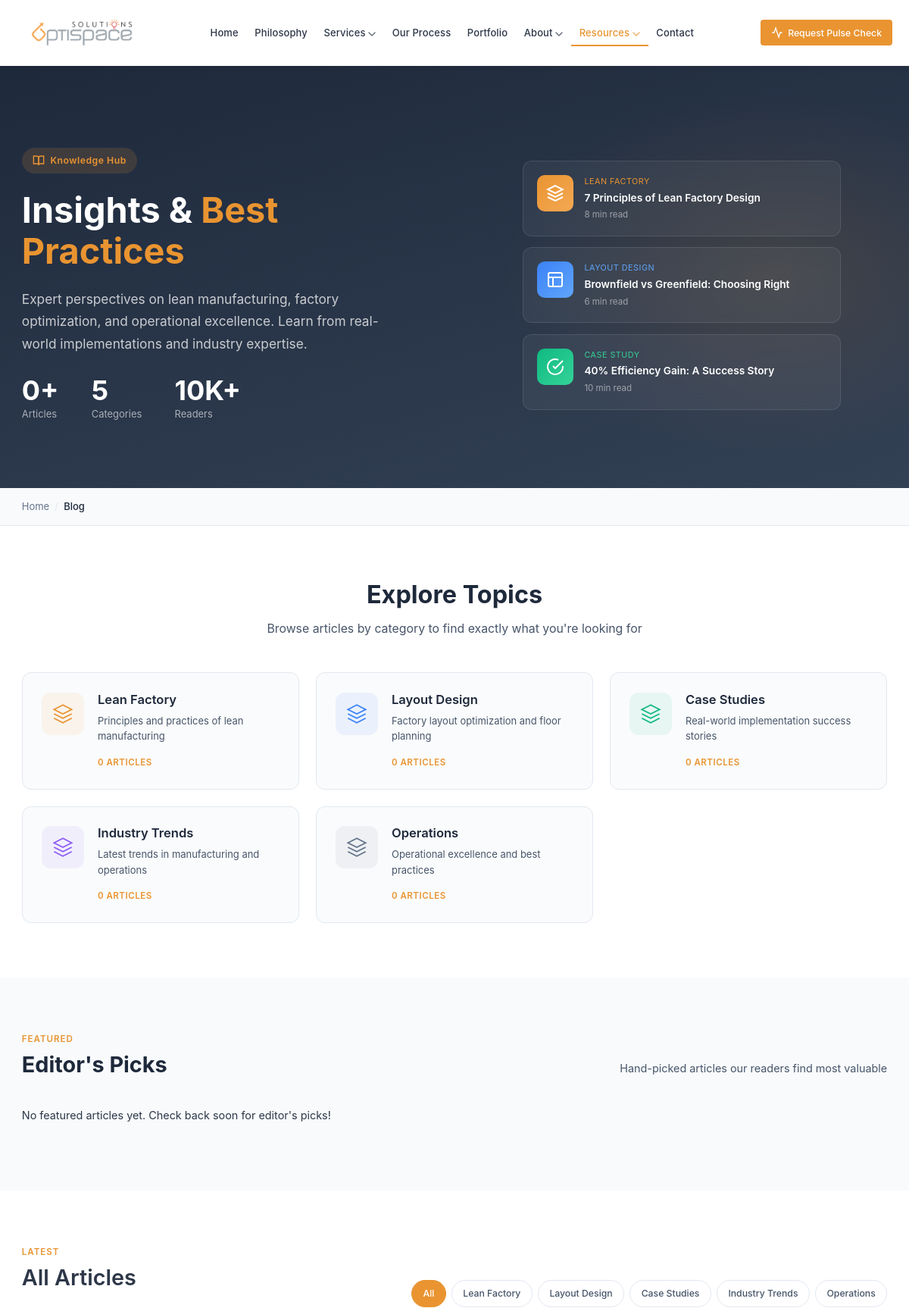
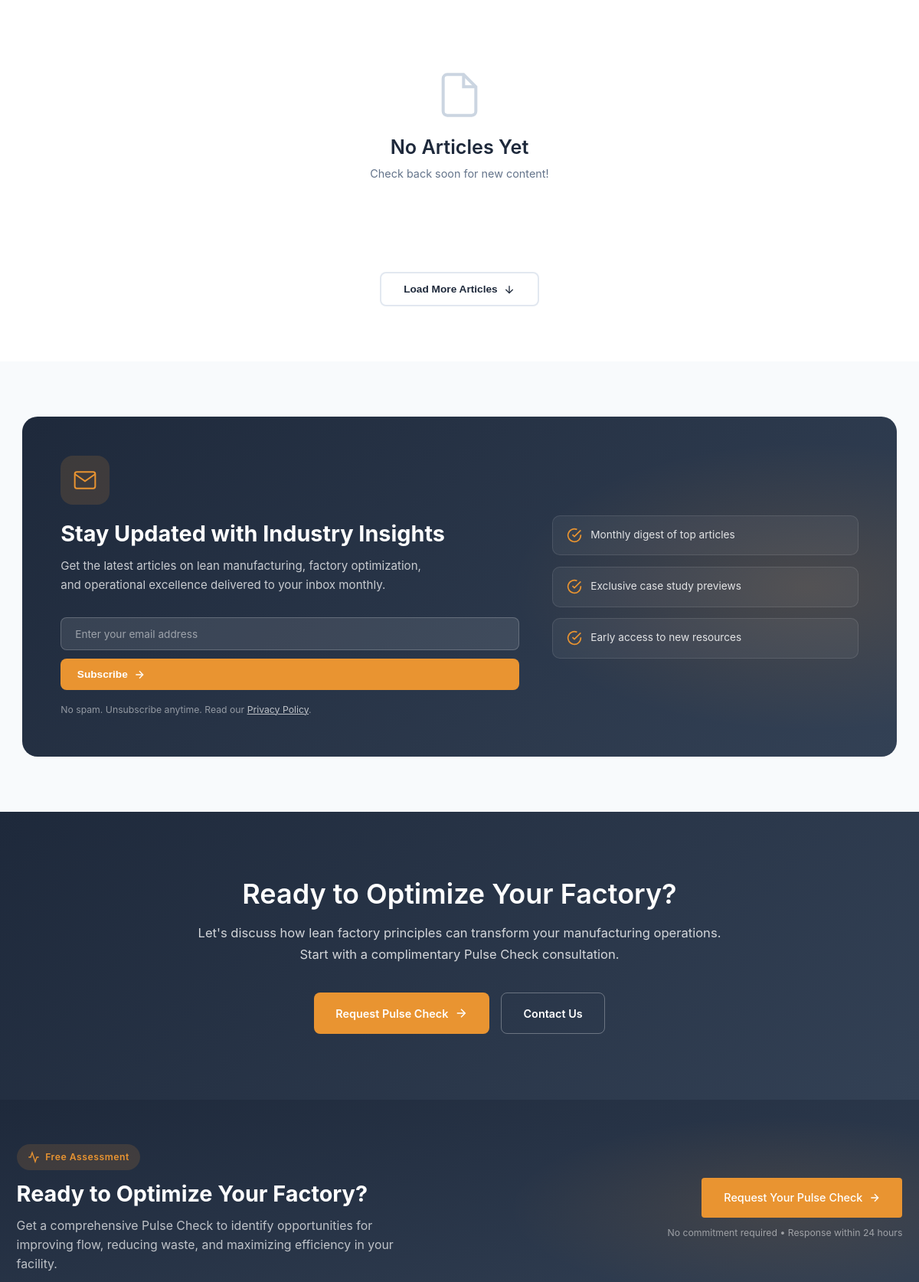
/blogs.php (upper part), run on the app's committed database (2 pictures, top to bottom).
### tables this page shows
CREATE TABLE IF NOT EXISTS blog_categories (
    id INT AUTO_INCREMENT PRIMARY KEY,
    name VARCHAR(100) NOT NULL,
    slug VARCHAR(100) NOT NULL UNIQUE,
    description TEXT DEFAULT NULL,
    color VARCHAR(20) DEFAULT '#E99431',
    icon VARCHAR(50) DEFAULT 'book',
    sort_order INT DEFAULT 0,
    is_active TINYINT(1) DEFAULT 1,
    created_at TIMESTAMP DEFAULT CURRENT_TIMESTAMP,
    updated_at TIMESTAMP DEFAULT CURRENT_TIMESTAMP ON UPDATE CURRENT_TIMESTAMP
);

### blogs.php (the view, shortened to what the rows shown need)
<?php
$conn = getDBConnection();
$categorySlug = $_GET['category'] ?? '';
$categoryInfo = null;
$categories = $conn->query("
    SELECT c.*, COUNT(b.id) as blog_count
    FROM blog_categories c
    LEFT JOIN blogs b ON c.id = b.category_id AND b.is_published = 1
    WHERE c.is_active = 1
    GROUP BY c.id
    ORDER BY c.sort_order, c.name
");
include 'includes/header.php';
?>
<section class="blog-hero">
    <div class="blog-hero-inner">
        <div class="blog-hero-content">
            <h1>Insights & <span>Best Practices</span></h1>
        </div>
    </div>
</section>
<section class="categories-section">
    <div class="blog-container">
        <div class="categories-header">
            <h2>Explore Topics</h2>
        </div>
        <div class="categories-grid">
            <?php
            $categoryIcons = [
                'lean-factory' => '<path d="M12 2L2 7l10 5 10-5-10-5z"/><path d="M2 17l10 5 10-5"/><path d="M2 12l10 5 10-5"/>',
                'layout-design' => '<rect x="3" y="3" width="18" height="18" rx="2"/><path d="M3 9h18"/><path d="M9 21V9"/>',
                'case-studies' => '<path d="M22 11.08V12a10 10 0 1 1-5.93-9.14"/><polyline points="22 4 12 14.01 9 11.01"/>',
                'industry-trends' => '<path d="M21 16V8a2 2 0 0 0-1-1.73l-7-4a2 2 0 0 0-2 0l-7 4A2 2 0 0 0 3 8v8a2 2 0 0 0 1 1.73l7 4a2 2 0 0 0 2 0l7-4A2 2 0 0 0 21 16z"/><polyline points="3.27 6.96 12 12.01 20.73 6.96"/><line x1="12" y1="22.08" x2="12" y2="12"/>',
                'operations' => '<circle cx="12" cy="12" r="3"/><path d="M19.4 15a1.65 1.65 0 0 0 .33 1.82l.06.06a2 2 0 0 1 0 2.83 2 2 0 0 1-2.83 0l-.06-.06a1.65 1.65 0 0 0-1.82-.33 1.65 1.65 0 0 0-1 1.51V21a2 2 0 0 1-2 2 2 2 0 0 1-2-2v-.09A1.65 1.65 0 0 0 9 19.4a1.65 1.65 0 0 0-1.82.33l-.06.06a2 2 0 0 1-2.83 0 2 2 0 0 1 0-2.83l.06-.06a1.65 1.65 0 0 0 .33-1.82 1.65 1.65 0 0 0-1.51-1H3a2 2 0 0 1-2-2 2 2 0 0 1 2-2h.09A1.65 1.65 0 0 0 4.6 9a1.65 1.65 0 0 0-.33-1.82l-.06-.06a2 2 0 0 1 0-2.83 2 2 0 0 1 2.83 0l.06.06a1.65 1.65 0 0 0 1.82.33H9a1.65 1.65 0 0 0 1-1.51V3a2 2 0 0 1 2-2 2 2 0 0 1 2 2v.09a1.65 1.65 0 0 0 1 1.51 1.65 1.65 0 0 0 1.82-.33l.06-.06a2 2 0 0 1 2.83 0 2 2 0 0 1 0 2.83l-.06.06a1.65 1.65 0 0 0-.33 1.82V9a1.65 1.65 0 0 0 1.51 1H21a2 2 0 0 1 2 2 2 2 0 0 1-2 2h-.09a1.65 1.65 0 0 0-1.51 1z"/>'
            ];
            $colorClasses = ['orange', 'blue', 'green', 'purple', 'gray'];
            $colorIndex = 0;
            $categories->data_seek(0);
            while ($cat = $categories->fetch_assoc()):
                $iconSvg = $categoryIcons[$cat['slug']] ?? '<path d="M12 2L2 7l10 5 10-5-10-5z"/><path d="M2 17l10 5 10-5"/><path d="M2 12l10 5 10-5"/>';
                $colorClass = $colorClasses[$colorIndex % count($colorClasses)];
                $colorIndex++;
            ?>
            <a href="?category=<?php echo urlencode($cat['slug']); ?>" class="category-card">
                <div class="category-icon <?php echo $colorClass; ?>">
                    <svg viewBox="0 0 24 24" fill="none" stroke="currentColor" stroke-width="1.5">
                        <?php echo $iconSvg; ?>
                    </svg>
                </div>
                <div class="category-content">
                    <h3><?php echo htmlspecialchars($cat['name']); ?></h3>
                    <p><?php echo htmlspecialchars($cat['description'] ?: 'Articles about ' . $cat['name']); ?></p>
                    <span class="category-count"><?php echo $cat['blog_count']; ?> Articles</span>
                </div>
            </a>
            <?php endwhile; ?>
        </div>
    </div>
</section>
<section class="featured-section">
    <div class="blog-container">
        <div class="section-header-flex">
            <div class="section-header-left">
                <h2>Editor's Picks</h2>
            </div>
        </div>
    </div>
</section>
<section class="articles-section">
    <div class="blog-container">
        <div class="articles-header">
            <div class="section-header-left">
                <h2><?php echo $categoryInfo ? 'Articles' : 'All Articles'; ?></h2>
            </div>
            <div class="filter-tabs">
                <a href="blogs.php" class="filter-tab <?php echo empty($categorySlug) ? 'active' : ''; ?>">All</a>
                <?php
                $categories->data_seek(0);
                while ($cat = $categories->fetch_assoc()): ?>
                    <a href="?category=<?php echo urlencode($cat['slug']); ?>" class="filter-tab <?php echo $categorySlug === $cat['slug'] ? 'active' : ''; ?>"><?php echo htmlspecialchars($cat['name']); ?></a>
                <?php endwhile; ?>
            </div>
        </div>
    </div>
</section>
<section class="newsletter-section">
    <div class="blog-container">
        <div class="newsletter-card">
            <div class="newsletter-content">
                <div class="newsletter-text">
                    <h2>Stay Updated with Industry Insights</h2>
                </div>
            </div>
        </div>
    </div>
</section>
<section class="blog-cta">
    <div class="blog-container">
        <div class="cta-content">
            <h2>Ready to Optimize Your Factory?</h2>
        </div>
    </div>
</section>
<?php include 'includes/footer.php'; ?>

### data on the page
blog_categories: name "Lean Factory", description "Principles and practices of lean manufacturing", blog_count "0"
blog_categories: name "Layout Design", description "Factory layout optimization and floor planning", blog_count "0"
blog_categories: name "Case Studies", description "Real-world implementation success stories", blog_count "0"
blog_categories: name "Industry Trends", description "Latest trends in manufacturing and operations", blog_count "0"
blog_categories: name "Operations", description "Operational excellence and best practices", blog_count "0"

### other printed values
$totalBlogs "0"
$totalCategories "5"
